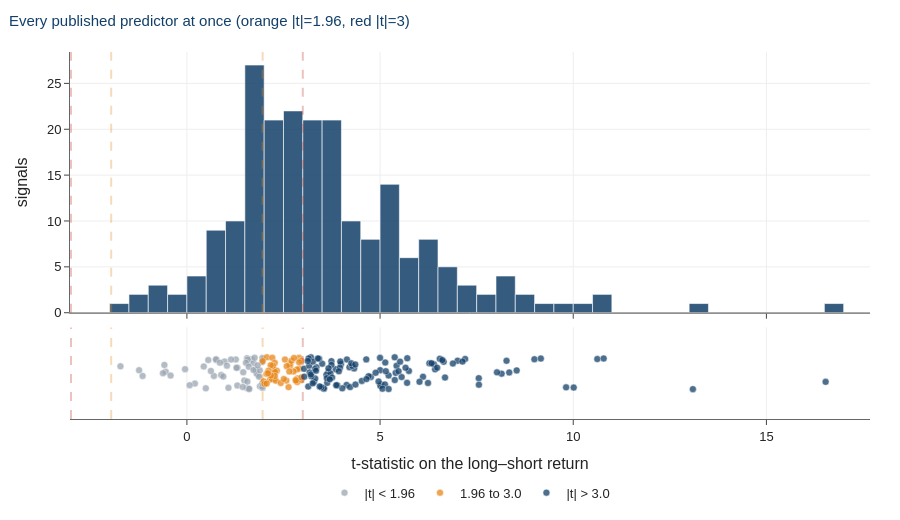

The notebook cell this image was saved under:
### Code cell
if HAVE_DATA:
    st = airm8.signal_stats(zoo.loc["1975":]).dropna()

    fig = airm8.plot_signal_distribution(
        st, title="Every published predictor at once "
                  "(orange |t|=1.96, red |t|=3)")
    # .show() is required here: the figure is built inside an `if` block, and
    # Jupyter only auto-displays the last expression when it sits at the top
    # level of the cell. Without it the figure is built and silently dropped.
    fig.show()

    print(f"{len(st)} predictors, 1975 onwards.")
    print("Hover any point in the strip to see which anomaly it is —")
    print("the name, its Sharpe ratio, and how many months it is based on.")

### Figure 1 — Plotly figure (JSON) as saved in the notebook; plotly's stock layout.template omitted (floating-point values rounded to 4 significant figures; data arrays with more than 128 entries replaced by an {"elided": "..."} marker saying what was removed)
{"data": [{"hovertemplate": "t between %{x}<br>%{y} signals<extra></extra>", "marker": {"color": "#123F69"}, "nbinsx": 45, "opacity": 0.85, "showlegend": false, "type": "histogram", "x": {"elided": "212 float values"}, "xaxis": "x", "yaxis": "y"}, {"customdata": {"elided": "56x5 mixed values"}, "hovertemplate": "<b>%{customdata[0]}</b><br>t-stat  %{x:.2f}<br>sharpe  %{customdata[1]:.3f}<br>mean    %{customdata[2]:.4f}<br>vol     %{customdata[3]:.4f}<br>n_obs   %{customdata[4]:.0f}<extra></extra>", "marker": {"color": "#9AA5B1", "line": {"color": "white", "width": 0.5}, "opacity": 0.75, "size": 7}, "mode": "markers", "name": "|t| < 1.96", "type": "scatter", "x": [1.487, 1.554, 0.7573, 1.786, 1.594, 0.206, 0.9735, -0.548, 0.4894, 0.07057, 1.308, 1.674, 1.565, 1.891, 0.8876, -0.6201, -0.4226, -0.5827, 1.458, -1.146, 1.036, 0.4365, 0.7533, 1.306, 1.557, 1.611, 1.954, 1.576, 1.845, 1.959, 1.266, 1.727, -0.04758, -1.238, 1.948, 0.5531, 1.075, 1.529, 0.6995, 0.8544, 1.609, 1.951, 1.601, 1.805, 1.282, 1.141, -1.72, 0.9423, 1.753, 0.6201, 1.887, 1.953, 1.723, 1.445, 1.831, 1.87], "xaxis": "x2", "y": [-0.1611, -0.3213, 0.2889, 0.07465, 0.2211, -0.227, 0.2542, 0.02902, -0.3302, -0.263, 0.1194, 0.3038, -0.1824, -0.2865, -0.04174, -7.293e-05, -0.05234, 0.1804, 0.02052, -0.05974, 0.1641, 0.1478, 0.3024, -0.2695, 0.3275, -0.3397, 0.3308, 0.2965, -0.04007, -0.3216, 0.3004, 0.2227, 0.08855, 0.06575, 0.2438, 0.287, -0.3199, 0.2259, -0.05923, 0.2309, -0.343, -0.295, 0.1419, -0.007805, 0.1175, 0.298, 0.1502, -0.07311, 0.3374, 0.04998, 0.06291, -0.2187, 0.07157, -0.2994, 0.1709, -0.07835], "yaxis": "y2"}, {"customdata": {"elided": "45x5 mixed values"}, "hovertemplate": "<b>%{customdata[0]}</b><br>t-stat  %{x:.2f}<br>sharpe  %{customdata[1]:.3f}<br>mean    %{customdata[2]:.4f}<br>vol     %{customdata[3]:.4f}<br>n_obs   %{customdata[4]:.0f}<extra></extra>", "marker": {"color": "#E8871A", "line": {"color": "white", "width": 0.5}, "opacity": 0.75, "size": 7}, "mode": "markers", "name": "1.96 to 3.0", "type": "scatter", "x": [2.153, 2.227, 2.916, 2.245, 2.071, 2.903, 2.672, 2.254, 2.198, 2.859, 2.966, 2.327, 2.817, 2.665, 2.539, 2.211, 2.709, 2.273, 2.062, 2.306, 2.28, 2.228, 2.85, 2.584, 2.631, 2.904, 2.854, 2.759, 2.963, 2.278, 2.96, 2.651, 2.82, 2.171, 2.771, 2.574, 1.962, 2.169, 1.986, 2.009, 2.429, 2.508, 2.11, 2.097, 2.064], "xaxis": "x2", "y": [-0.1402, -0.05412, 0.103, 0.08077, 0.348, 0.3366, 0.155, -0.1328, -0.1247, -0.1135, 0.2732, 0.05623, -0.1409, 0.2, 0.2992, 0.3368, 0.273, 0.2257, -0.01401, -0.1637, 0.02725, 0.1624, 0.08006, 0.1535, -0.3037, 0.2389, -0.1919, 0.03786, -0.1481, -0.06097, -0.09142, 0.03683, -0.1583, -0.04916, 0.3335, -0.1611, 0.2661, 0.1738, -0.177, -0.2331, -0.2141, -0.1262, 0.05438, -1.902e-05, -0.2259], "yaxis": "y2"}, {"customdata": {"elided": "111x5 mixed values"}, "hovertemplate": "<b>%{customdata[0]}</b><br>t-stat  %{x:.2f}<br>sharpe  %{customdata[1]:.3f}<br>mean    %{customdata[2]:.4f}<br>vol     %{customdata[3]:.4f}<br>n_obs   %{customdata[4]:.0f}<extra></extra>", "marker": {"color": "#123F69", "line": {"color": "white", "width": 0.5}, "opacity": 0.75, "size": 7}, "mode": "markers", "name": "|t| > 3.0", "type": "scatter", "x": [3.033, 3.548, 6.277, 3.167, 3.663, 8.995, 13.1, 6.647, 3.543, 5.427, 4.762, 3.352, 4.328, 4.208, 6.111, 4.134, 3.177, 8.146, 7.006, 3.681, 5.747, 5.003, 3.038, 3.289, 3.852, 3.141, 5.134, 3.989, 3.741, 9.816, 3.32, 5.028, 3.611, 3.502, 16.53, 10.01, 3.222, 5.699, 3.961, 3.631, 10.62, 6.681, 5.007, 3.317, 4.142, 3.422, 6.424, 3.21, 6.546, 3.207, 3.714, 4.28, 3.263, 9.161, 5.126, 6.021, 6.885, 4.643, 4.022, 5.062, 3.743, 4.885, 4.223, 3.624, 5.221, 5.704, 5.149, 4.527, 4.961, 8.273, 3.892, 5.381, 8.536, 4.255, 3.933, 3.149, 4.363, 4.701, 3.758, 3.666, 7.202, 3.864, 3.97, 3.479, 5.558, 6.395, 3.7, 7.133, 3.13, 5.404, 7.555, 5.379, 4.648, 3.257, 6.333, 10.79, 5.518, 7.558, 5.66, 6.612, 5.477, 3.342, 8.026, 8.343, 3.437, 5.221, 4.359, 4.999, 6.478, 6.24, 3.39], "xaxis": "x2", "y": [0.09587, -0.3384, 0.2193, 0.1606, 0.03054, 0.3046, -0.3481, 0.2502, -0.3265, 0.1608, -0.08143, 0.1299, 0.1053, 0.1319, -0.07776, -0.2554, 0.01775, -0.009915, 0.2726, -0.09954, 0.05007, 0.06601, -0.07587, -0.191, 0.08623, -0.2912, 0.2329, 0.201, 0.2635, -0.309, -0.1147, -0.2448, -0.03476, 0.2074, -0.1886, -0.3136, -0.06681, -0.211, 0.1204, -0.2103, 0.3095, -0.09442, -0.2762, 0.09038, 0.299, 0.3182, 0.08415, 0.3466, 0.3143, -0.02797, -0.001804, 0.1603, 0.2545, 0.32, -0.2459, -0.1873, 0.2113, 0.3017, -0.3301, -0.3388, 0.1806, 0.008931, -0.3033, -0.109, -0.04879, 0.3262, 0.04356, -0.1688, -0.1808, 0.2717, -0.2628, -0.1482, 0.06029, 0.2168, 0.04233, 0.3214, -0.2482, -0.06544, -0.09447, 0.1068, 0.3107, -0.2612, 0.2553, -0.3084, -0.08346, 0.193, -0.1338, 0.2542, 0.2669, 0.007495, -0.109, 0.3464, -0.1288, -0.2221, 0.2186, 0.3209, 0.2525, -0.2511, 0.119, 0.2872, 0.04298, 0.05484, 0.01822, 0.0164, -0.2877, -0.3455, 0.1909, 0.3348, 0.1208, -0.2134, 0.3237], "yaxis": "y2"}], "layout": {"font": {"family": "Helvetica, Arial, sans-serif", "size": 13}, "height": 520, "legend": {"orientation": "h", "x": 0.5, "xanchor": "center", "y": -0.16}, "margin": {"b": 60, "l": 70, "r": 30, "t": 52}, "shapes": [{"line": {"color": "#E8871A", "dash": "dash", "width": 2}, "type": "line", "x0": -1.96, "x1": -1.96, "xref": "x", "y0": 0, "y1": 1, "yref": "y domain"}, {"line": {"color": "#E8871A", "dash": "dash", "width": 2}, "type": "line", "x0": -1.96, "x1": -1.96, "xref": "x2", "y0": 0, "y1": 1, "yref": "y2 domain"}, {"line": {"color": "#E8871A", "dash": "dash", "width": 2}, "type": "line", "x0": 1.96, "x1": 1.96, "xref": "x", "y0": 0, "y1": 1, "yref": "y domain"}, {"line": {"color": "#E8871A", "dash": "dash", "width": 2}, "type": "line", "x0": 1.96, "x1": 1.96, "xref": "x2", "y0": 0, "y1": 1, "yref": "y2 domain"}, {"line": {"color": "#C0392B", "dash": "dash", "width": 2}, "type": "line", "x0": -3, "x1": -3, "xref": "x", "y0": 0, "y1": 1, "yref": "y domain"}, {"line": {"color": "#C0392B", "dash": "dash", "width": 2}, "type": "line", "x0": -3, "x1": -3, "xref": "x2", "y0": 0, "y1": 1, "yref": "y2 domain"}, {"line": {"color": "#C0392B", "dash": "dash", "width": 2}, "type": "line", "x0": 3, "x1": 3, "xref": "x", "y0": 0, "y1": 1, "yref": "y domain"}, {"line": {"color": "#C0392B", "dash": "dash", "width": 2}, "type": "line", "x0": 3, "x1": 3, "xref": "x2", "y0": 0, "y1": 1, "yref": "y2 domain"}], "title": {"font": {"color": "#123F69", "size": 15}, "text": "Every published predictor at once (orange |t|=1.96, red |t|=3)", "x": 0.01, "xanchor": "left"}, "xaxis": {"anchor": "y", "domain": [0, 1], "gridcolor": "#EEEEEE", "linecolor": "#666666", "matches": "x2", "showgrid": true, "showticklabels": false, "ticks": "outside", "zeroline": false}, "xaxis2": {"anchor": "y2", "domain": [0, 1], "gridcolor": "#EEEEEE", "linecolor": "#666666", "showgrid": true, "ticks": "outside", "title": {"text": "t-statistic on the long–short return"}, "zeroline": false}, "yaxis": {"anchor": "x", "domain": [0.2896, 1.0], "gridcolor": "#EEEEEE", "linecolor": "#666666", "showgrid": true, "ticks": "outside", "title": {"text": "signals"}, "zeroline": true, "zerolinecolor": "#BBBBBB"}, "yaxis2": {"anchor": "x2", "domain": [0, 0.2496], "gridcolor": "#EEEEEE", "linecolor": "#666666", "range": [-1, 1], "showgrid": true, "ticks": "outside", "visible": false, "zeroline": true, "zerolinecolor": "#BBBBBB"}}}
